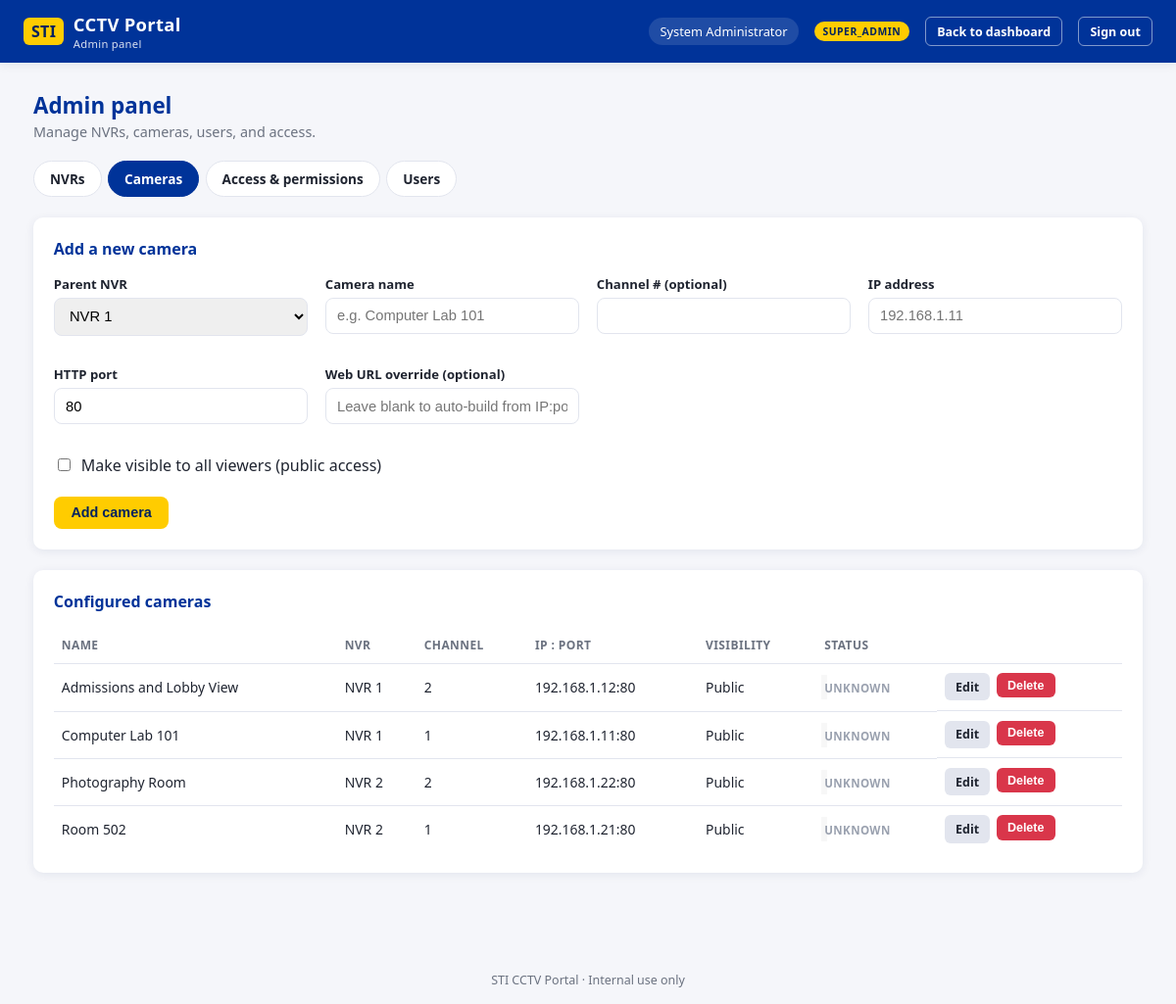
The page /admin/cameras.php (signed in) on the database its author committed.
### tables this page shows
CREATE TABLE cameras (
    id              INT AUTO_INCREMENT PRIMARY KEY,
    nvr_id          INT          NOT NULL,
    name            VARCHAR(100) NOT NULL,         
    channel_no      INT          DEFAULT NULL,      
    ip_address      VARCHAR(45)  NOT NULL,
    http_port       INT          NOT NULL DEFAULT 80,
    web_url         VARCHAR(255) DEFAULT NULL,      
    is_public       TINYINT(1)   NOT NULL DEFAULT 0,
    status          ENUM('online','offline','unknown') NOT NULL DEFAULT 'unknown',
    last_checked_at DATETIME     DEFAULT NULL,
    created_at      DATETIME     NOT NULL DEFAULT CURRENT_TIMESTAMP,
    updated_at      DATETIME     NOT NULL DEFAULT CURRENT_TIMESTAMP ON UPDATE CURRENT_TIMESTAMP,
    CONSTRAINT fk_camera_nvr FOREIGN KEY (nvr_id) REFERENCES nvrs(id) ON DELETE CASCADE
);

CREATE TABLE nvrs (
    id              INT AUTO_INCREMENT PRIMARY KEY,
    name            VARCHAR(100) NOT NULL,         
    location        VARCHAR(150) DEFAULT NULL,      
    ip_address      VARCHAR(45)  NOT NULL,
    http_port       INT          NOT NULL DEFAULT 80,
    web_url         VARCHAR(255) DEFAULT NULL,      
    admin_username  VARCHAR(100) DEFAULT NULL,      
    admin_password  VARBINARY(512) DEFAULT NULL,    
    is_public       TINYINT(1)   NOT NULL DEFAULT 0,  
    status          ENUM('online','offline','unknown') NOT NULL DEFAULT 'unknown',
    last_checked_at DATETIME     DEFAULT NULL,
    created_by      INT          DEFAULT NULL,
    created_at      DATETIME     NOT NULL DEFAULT CURRENT_TIMESTAMP,
    updated_at      DATETIME     NOT NULL DEFAULT CURRENT_TIMESTAMP ON UPDATE CURRENT_TIMESTAMP,
    CONSTRAINT fk_nvr_creator FOREIGN KEY (created_by) REFERENCES users(id) ON DELETE SET NULL
);

### public/bootstrap.php (called while the page is built, shortened)
<?php
function e(string $value): string
{
    return htmlspecialchars($value, ENT_QUOTES, 'UTF-8');
}

### public/admin/cameras.php (the view, shortened to what this page needs)
<?php
require __DIR__ . '/../bootstrap.php';
$pdo = Database::connection();
$nvrs = $pdo->query('SELECT id, name FROM nvrs ORDER BY name')->fetchAll();
$filterNvrId = isset($_GET['nvr_id']) ? (int) $_GET['nvr_id'] : null;
$sql = 'SELECT c.*, n.name AS nvr_name FROM cameras c JOIN nvrs n ON n.id = c.nvr_id';
$params = [];
$sql .= ' ORDER BY n.name, c.name';
$stmt = $pdo->prepare($sql);
$stmt->execute($params);
$cameras = $stmt->fetchAll();
$editing = null;
include __DIR__ . '/_header.php';
?>
<?php if (empty($nvrs)): ?>
    <div class="alert alert-info">Add an NVR first before configuring cameras. <a href="nvrs.php">Go to NVRs</a></div>
<?php else: ?>
<div class="card">
    <h3><?= $editing ? 'Edit camera' : 'Add a new camera' ?></h3>
    <form method="post">
        <div class="form-grid">
            <div class="field">
                <label>Parent NVR</label>
                <select name="nvr_id" required>
                    <?php foreach ($nvrs as $nvr): ?>
                        <option value="<?= (int) $nvr['id'] ?>"
                            <?= (($editing['nvr_id'] ?? $filterNvrId) == $nvr['id']) ? 'selected' : '' ?>>
                            <?= e($nvr['name']) ?>
                        </option>
                    <?php endforeach; ?>
                </select>
            </div>
            <div class="field">
                <label>Camera name</label>
                <input type="text" name="name" required placeholder="e.g. Computer Lab 101" value="<?= e($editing['name'] ?? '') ?>">
            </div>
            <div class="field">
                <label>Channel # (optional)</label>
                <input type="number" name="channel_no" value="<?= e((string) ($editing['channel_no'] ?? '')) ?>">
            </div>
            <div class="field">
                <label>IP address</label>
                <input type="text" name="ip_address" required placeholder="192.168.1.11" value="<?= e($editing['ip_address'] ?? '') ?>">
            </div>
            <div class="field">
                <label>HTTP port</label>
                <input type="number" name="http_port" value="<?= e((string) ($editing['http_port'] ?? 80)) ?>">
            </div>
            <div class="field">
                <label>Web URL override (optional)</label>
                <input type="text" name="web_url" placeholder="Leave blank to auto-build from IP:port" value="<?= e($editing['web_url'] ?? '') ?>">
            </div>
        </div>
        <div class="checkbox-row" style="margin-top: 0.9rem;">
            <input type="checkbox" id="is_public" name="is_public" <?= !empty($editing['is_public']) ? 'checked' : '' ?>>
            <label for="is_public" style="margin:0;">Make visible to all viewers (public access)</label>
        </div>
        <div class="form-actions" style="display:flex; gap:0.6rem;">
            <button type="submit" class="btn btn-primary" style="width:auto;"><?= $editing ? 'Save changes' : 'Add camera' ?></button>
        </div>
    </form>
</div>
<div class="card">
    <h3>Configured cameras <?php if ($filterNvrId): $n = array_filter($nvrs, fn($x) => $x['id'] == $filterNvrId); ?>
    <?php endif; ?></h3>
    <table>
        <thead>
            <tr><th>Name</th><th>NVR</th><th>Channel</th><th>IP : Port</th><th>Visibility</th><th>Status</th><th></th></tr>
        </thead>
        <tbody>
        <?php foreach ($cameras as $cam): ?>
            <tr>
                <td><?= e($cam['name']) ?></td>
                <td><?= e($cam['nvr_name']) ?></td>
                <td><?= e((string) ($cam['channel_no'] ?? '—')) ?></td>
                <td><?= e($cam['ip_address']) ?>:<?= e((string) $cam['http_port']) ?></td>
                <td><?= $cam['is_public'] ? 'Public' : 'Restricted' ?></td>
                <td>
                    <span class="status-label" data-status="<?= e($cam['status']) ?>"><?= e($cam['status']) ?></span>
                </td>
                <td class="row-actions">
                    <a class="btn btn-secondary btn-small" href="cameras.php?edit=<?= (int) $cam['id'] ?>">Edit</a>
                    <form method="post" onsubmit="return confirm('Delete this camera?');" style="display:inline;">
                        <button type="submit" class="btn btn-danger btn-small">Delete</button>
                    </form>
                </td>
            </tr>
        <?php endforeach; ?>
        </tbody>
    </table>
</div>
<?php endif; ?>
<?php include __DIR__ . '/_footer.php'; ?>

### public/assets/css/style.css (style rules this page uses)
:root { --sti-blue: #003399; --sti-blue-dark: #00225e; --sti-yellow: #FFCC00; --sti-white: #FFFFFF; --sti-gray-50: #f5f6fa; --sti-gray-200: #e2e5ee; --sti-gray-500: #6b7280; --sti-gray-800: #1f2430; --status-online: #1fa955; --status-offline: #d9364a; --status-unknown: #9aa1af; --radius: 10px; --shadow: 0 2px 10px rgba(0, 34, 94, 0.08); }
* { box-sizing: border-box; }
body { margin: 0; font-family: 'Segoe UI', Roboto, Arial, sans-serif; background: var(--sti-gray-50); color: var(--sti-gray-800); }
a { color: inherit; text-decoration: none; }
.btn { display: inline-block; border: none; border-radius: 8px; padding: 0.55rem 1.1rem; font-size: 0.9rem; font-weight: 600; cursor: pointer; transition: filter 0.15s ease, transform 0.05s ease; }
.btn-primary { background: var(--sti-yellow); color: var(--sti-blue-dark); }
.btn-secondary { background: var(--sti-gray-200); color: var(--sti-gray-800); }
.btn-danger { background: var(--status-offline); color: var(--sti-white); }
.btn-small { padding: 0.35rem 0.7rem; font-size: 0.78rem; border-radius: 6px; }
.status-label { font-size: 0.72rem; text-transform: uppercase; font-weight: 700; letter-spacing: 0.4px; }
.status-label[data-status="unknown"] { color: var(--status-unknown); }
.field { margin-bottom: 1rem; }
.field label { display: block; font-size: 0.82rem; font-weight: 600; margin-bottom: 0.3rem; color: var(--sti-gray-800); }
.field input, .field select { width: 100%; padding: 0.6rem 0.7rem; border: 1px solid var(--sti-gray-200); border-radius: 8px; font-size: 0.92rem; }
.form-actions { margin-top: 1.3rem; }
.form-actions .btn { width: 100%; }
.card { background: var(--sti-white); border-radius: var(--radius); box-shadow: var(--shadow); padding: 1.3rem; margin-bottom: 1.3rem; }
.card h3 { margin-top: 0; color: var(--sti-blue); font-size: 1rem; }
table { width: 100%; border-collapse: collapse; font-size: 0.87rem; }
th, td { text-align: left; padding: 0.6rem 0.5rem; border-bottom: 1px solid var(--sti-gray-200); }
th { color: var(--sti-gray-500); font-size: 0.75rem; text-transform: uppercase; letter-spacing: 0.4px; }
tr:last-child td { border-bottom: none; }
.row-actions { display: flex; gap: 0.4rem; }
.form-grid { display: grid; grid-template-columns: repeat(auto-fit, minmax(220px, 1fr)); gap: 0.9rem 1.1rem; }
.checkbox-row { display: flex; align-items: center; gap: 0.5rem; }
.checkbox-row input { width: auto; }

### rows shown on the page
cameras: name "Admissions and Lobby View", nvr.name "NVR 1", channel_no "2", ip_address "192.168.1.12", http_port "80", is_public "Public", status "UNKNOWN"
cameras: name "Computer Lab 101", nvr.name "NVR 1", channel_no "1", ip_address "192.168.1.11", http_port "80", is_public "Public", status "UNKNOWN"
cameras: name "Photography Room", nvr.name "NVR 2", channel_no "2", ip_address "192.168.1.22", http_port "80", is_public "Public", status "UNKNOWN"
cameras: name "Room 502", nvr.name "NVR 2", channel_no "1", ip_address "192.168.1.21", http_port "80", is_public "Public", status "UNKNOWN"

### other values the page prints
$user['full_name'] "System Administrator"
$user['role'] "SUPER_ADMIN"
form field nvr_id "NVR 1"
